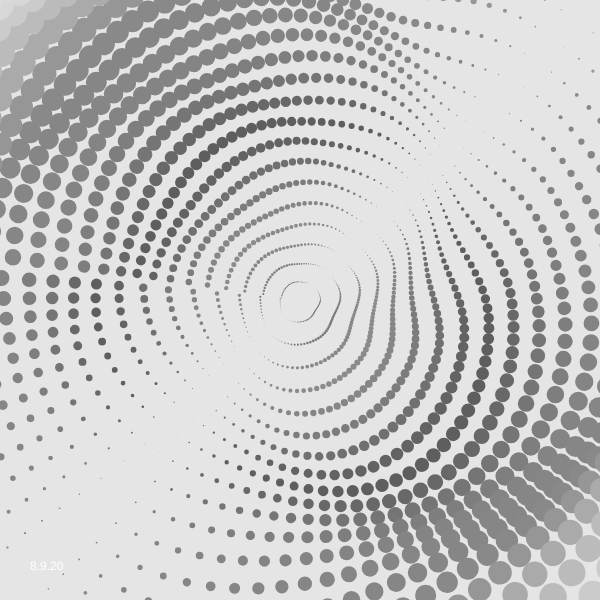
Frame 1 (no input)
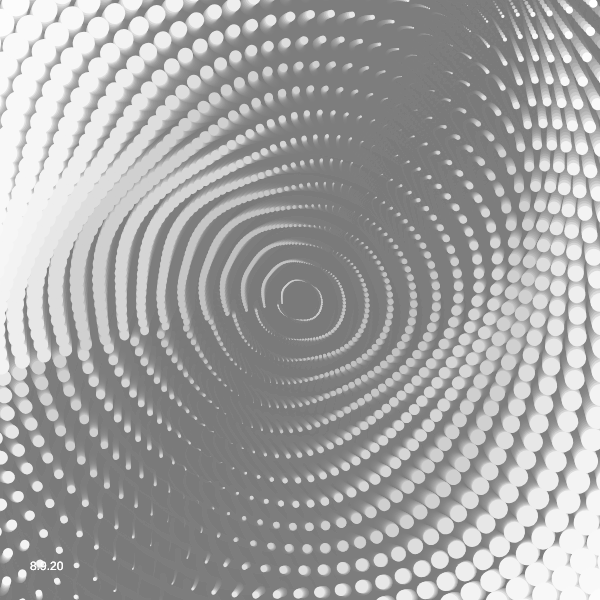
Frame 60 (no input)
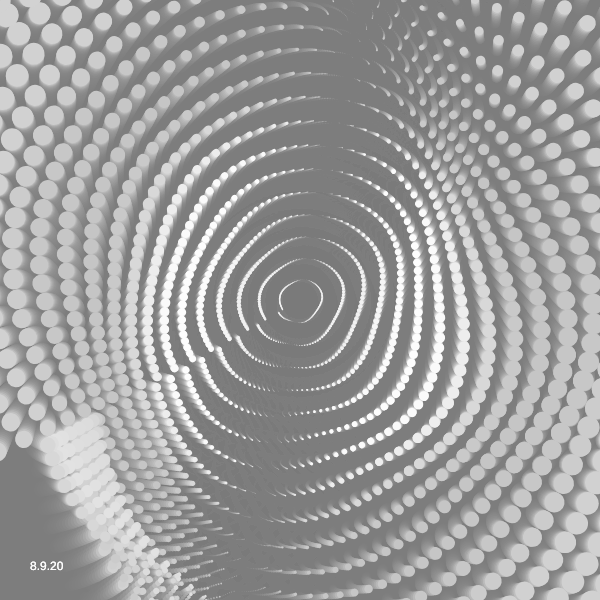
Frame 120 (the mouse pressed at the canvas centre since frame 60)

The p5.js sketch that drew these frames (run headless with seeded random() and noise() and a simulated clock; from frame 60 on, the mouse is pressed at the canvas centre):

// p5.js sketch
// ── sketch.js
let _divideNum;
let _noiseStep;
let _objectNum;
let _aryObjects = [];
let _noiseSeedRad;
let _noiseSeedAng;
let _noiseStepRad;
let _noiseStepAng;
let _noiseSpeedRad;
let _noiseSpeedAng;
let _rad;
let _scale;
let _rad_offset;

function setup() {
  let canvasSize;
  if (windowWidth <= windowHeight) {
    canvasSize = windowWidth;
  } else {
    canvasSize = windowHeight;
  }
  createCanvas(600, 600);
  frameRate(30);
  noStroke();
  _divideNum = 100;
  _objectNum =30;

  _noiseSeedRad = random(10);
  _noiseSeedAng = random(10);
  _noiseStepRad = 0.01;
  _noiseStepAng = 0.02;
  _noiseSpeedRad = 0.003;
  _noiseSpeedAng = 0.01;
  _noiseStepObj = 0.02;
  _rad = width/2;
  _scale = 0.2;
  _rad_offset = -0.7;
}

function Circle(divideNum, rad, rad_offset, noiseSeedAng, noiseStepAng, noiseSeedRad, noiseStepRad) {
  let sumNoiseVal = 0;
  for (let i = 0; i < divideNum; i++) {
    sumNoiseVal += noise(noiseSeedAng + i * noiseStepAng);
  }
  let currentNoiseVal = noise(noiseSeedAng);

  fill((127.5*sin(2*PI*noise(noiseSeedAng*2))+127.5));
  for (let i = 0; i < divideNum; i++) {
    let tgt_i = i;
    currentNoiseVal += noise(noiseSeedAng + tgt_i * noiseStepAng);
    let rx = rad * (noise(noiseSeedRad + tgt_i * noiseStepRad)+rad_offset) * cos(2*PI*currentNoiseVal/sumNoiseVal);
    let ry = rad * (noise(noiseSeedRad + tgt_i * noiseStepRad)+rad_offset) * sin(2*PI*currentNoiseVal/sumNoiseVal);
    ellipse(rx, ry, (ry+rx)/20, (ry+rx)/20);
  }
}

function draw() {
  background(125, 50);
  push();
  translate(width/2, height/2);
  rotate(-frameCount/200);
  let myNoiseSeedRad;
  let myNoiseSeedAng;
  _noiseSeedRad += _noiseSpeedRad;
  _noiseSeedAng += _noiseSpeedAng;
  for (let i = 0; i < _objectNum; i++) {
    myNoiseSeedRad = _noiseSeedRad + i * _noiseStepObj;
    myNoiseSeedAng = _noiseSeedAng + i * _noiseStepObj;
    Circle(_divideNum, _rad * _scale * (i+1), _rad_offset, myNoiseSeedAng, _noiseStepAng, myNoiseSeedRad, _noiseStepRad);
  }
  pop();
  fill(255);
  text("8.9.20", 30, height-30)
}
